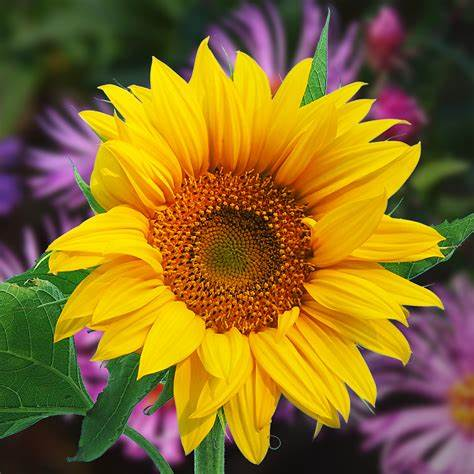
%> input picture 2.jpg, 474 x 474 px
$ octave a4.m   (GNU Octave 9; MATLAB toolbox functions it lacks are replaced by stand-ins)
%> lines starting %> are read from the running program, lines starting %| are printed output that depends on the picture
a1=imread('2.jpg');
%> a1 is the input picture: size 474x474x3 uint8; mean R, G, B 137.1, 107.9, 36.8
subplot(2,2,1);
imshow(a1)
a11= imresize(a1,[150,200]);
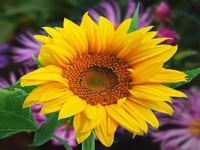
%> a11: size 150x200x3 uint8; mean R, G, B 137.1, 107.9, 36.8
subplot(2,2,2);
imshow(a11)
title('Resized image 1');

a2=imread('3.jpg');
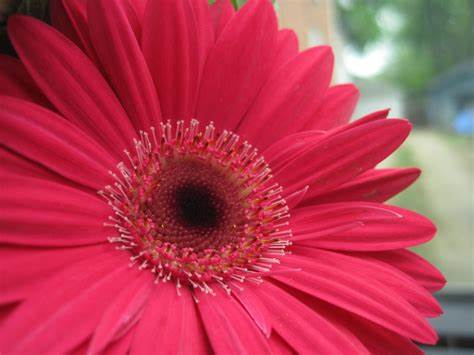
%> input picture 3.jpg, 474 x 355 px
%> a2 is the input picture: size 355x474x3 uint8; mean R, G, B 183.5, 60.9, 82.7
subplot(2,2,3);
imshow(a2)
a22= imresize(a2,[600,600]);
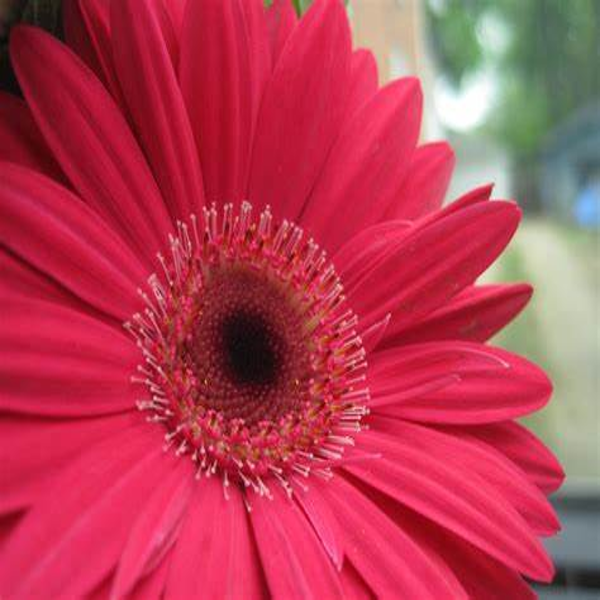
%> a22: size 600x600x3 uint8; mean R, G, B 183.5, 60.9, 82.7
subplot(2,2,4);
imshow(a22)
title('Resized image 2');
